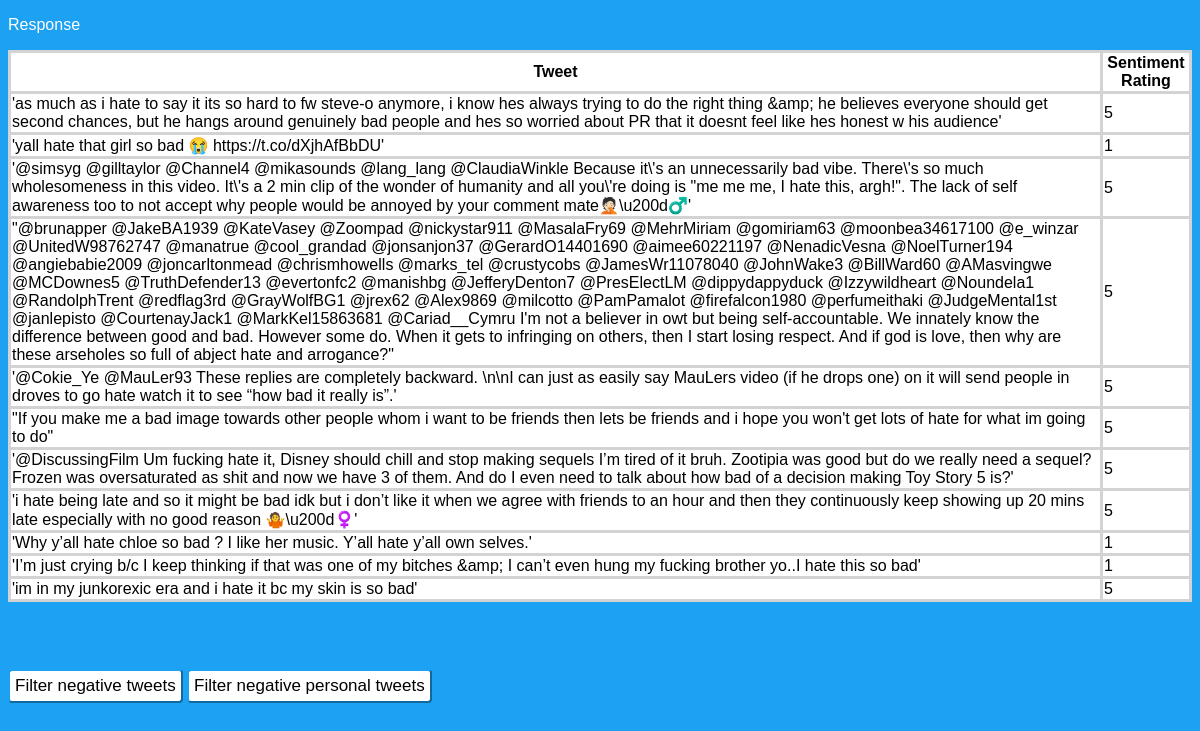
The app's page /tweetSentiment/results with its own data.
### tweetSentiment/models.py (models this page shows)
class RequestedData(models.Model):
    tweet_text = models.CharField(max_length = 5000) #tweet text
    tweet_text_clean = models.CharField(max_length = 5000, default="na") #cleaned tweet text
    tweet_sentiment = models.CharField(max_length = 1) #sentiment
    request_number = models.IntegerField() #request number

### tweetSentiment/views.py (the view)
# urls.py: path('results', views.results, name = 'results'),
def results(request):
    last_object = RequestedData.objects.last() #get the last object from the database
    number = last_object.request_number #get the last request number
    query_results = RequestedData.objects.filter(request_number = number) #fetch all data entered that has that request number
    negative_tweets = RequestedData.objects.filter(request_number = number, tweet_sentiment = '1').values('tweet_text')
    personal_tweets = NegativeTweets.objects.filter(request_number = number, personal_tweet = '1').values('tweet_text')
    context = {'query_results': query_results, 'negative_tweets': negative_tweets, 'personal_tweets': personal_tweets} #dictionary of results
    return render(request, 'tweetSentiment/response.html', context) #return the page with request results

### tweetSentiment/Templates/tweetSentiment/response.html (shortened to what this page needs)
{% load static %}
<!DOCTYPE html>
<html lang="en-US">
  <head>
    <link rel="stylesheet" href="{% static 'style.css' %}">
  </head>
  <body>
    <p>Response</p>
    <table id="table">
    <tr>
      <th>Tweet</th>
      <th>Sentiment Rating</th>
    </tr>
    {% for tweet in query_results %}
    <tr>
        <td>{{ tweet.tweet_text }}</td>
        <td id="sentiment">{{ tweet.tweet_sentiment }}</td>
    </tr>
    {% endfor %}
  </table>
  <button class="button" id="neg_button" onclick="filter()">Filter negative tweets</button>
  <button class="button" id="neg_button_personal" onclick="filterPersonal()">Filter negative personal tweets</button>
<br>
  </body>
</html>

### tweetSentiment/static/style.css (style rules this page uses)
body { background-color: #1DA1F2; font-family:'Gill Sans', 'Gill Sans MT', Calibri, 'Trebuchet MS', sans-serif; color:white; }
.button { border-top-color: #1DA1F2; border-left-color: #1DA1F2; border-right-color: #1DA1F2; border-bottom-color: #1DA1F2; font-family:'Gill Sans', 'Gill Sans MT', Calibri, 'Trebuchet MS', sans-serif; color: black; padding: 5px 5px; text-align: center; display: inline-block; font-size: 17px; border-radius: 4px; background-color: white; text-align: center; cursor: pointer; }
table, th, td, tr { border: solid; border-color:lightgrey !important; border-width: 2; border-collapse:collapse; background-color:white; color:black; margin-bottom:20px; }
#neg_button { display:inline; }
#neg_button_personal { display:inline; margin-top: 4%; }

### records on screen
RequestedData: tweet_text "'as much as i hate to say it its so hard to fw steve-o anymore, i know hes always trying to do the right thing &amp; he believes everyone should get second chances, but he hangs around genuinely bad people and hes so worried about PR that it doesnt feel like hes honest w his audience'", tweet_sentiment "5"
RequestedData: tweet_text "'yall hate that girl so bad 😭 https://t.co/dXjhAfBbDU'", tweet_sentiment "1"
RequestedData: tweet_text "'@simsyg @gilltaylor @Channel4 @mikasounds @lang_lang @ClaudiaWinkle Because it\\'s an unnecessarily bad vibe. There\\'s so much wholesomeness in this video. It\\'s a 2 min clip of the wonder of humanity and all you\\'re doing is \"me me me, I hate this, argh!\". The lack of self awareness too to not accept why people would be annoyed by your comment mate🤦🏻\\u200d♂️'", tweet_sentiment "5"
RequestedData: tweet_text "\"@brunapper @JakeBA1939 @KateVasey @Zoompad @nickystar911 @MasalaFry69 @MehrMiriam @gomiriam63 @moonbea34617100 @e_winzar @UnitedW98762747 @manatrue @cool_grandad @jonsanjon37 @GerardO14401690 @aimee60221197 @NenadicVesna @NoelTurner194 @angiebabie2009 @joncarltonmead @chrismhowells @marks_tel @crustycobs @JamesWr11078040 @JohnWake3 @BillWard60 @AMasvingwe @MCDownes5 @TruthDefender13 @evertonfc2 @manishbg @JefferyDenton7 @PresElectLM @dippydappyduck @Izzywildheart @Noundela1 @RandolphTrent @redflag3rd @GrayWolfBG1 @jrex62 @Alex9869 @milcotto @PamPamalot @firefalcon1980 @perfumeithaki @JudgeMental1st @janlepisto @CourtenayJack1 @MarkKel15863681 @Cariad__Cymru I'm not a believer in owt but…", tweet_sentiment "5"
RequestedData: tweet_text "'@Cokie_Ye @MauLer93 These replies are completely backward. \\n\\nI can just as easily say MauLers video (if he drops one) on it will send people in droves to go hate watch it to see “how bad it really is”.'", tweet_sentiment "5"
RequestedData: tweet_text "\"If you make me a bad image towards other people whom i want to be friends then lets be friends and i hope you won't get lots of hate for what im going to do\"", tweet_sentiment "5"
RequestedData: tweet_text "'@DiscussingFilm Um fucking hate it, Disney should chill and stop making sequels I’m tired of it bruh. Zootipia was good but do we really need a sequel? Frozen was oversaturated as shit and now we have 3 of them. And do I even need to talk about how bad of a decision making Toy Story 5 is?'", tweet_sentiment "5"
RequestedData: tweet_text "'i hate being late and so it might be bad idk but i don’t like it when we agree with friends to an hour and then they continuously keep showing up 20 mins late especially with no good reason 🤷\\u200d♀️'", tweet_sentiment "5"
RequestedData: tweet_text "'Why y’all hate chloe so bad ? I like her music. Y’all hate y’all own selves.'", tweet_sentiment "1"
RequestedData: tweet_text "'I’m just crying b/c I keep thinking if that was one of my bitches &amp; I can’t even hung my fucking brother yo..I hate this so bad'", tweet_sentiment "1"
RequestedData: tweet_text "'im in my junkorexic era and i hate it bc my skin is so bad'", tweet_sentiment "5"
